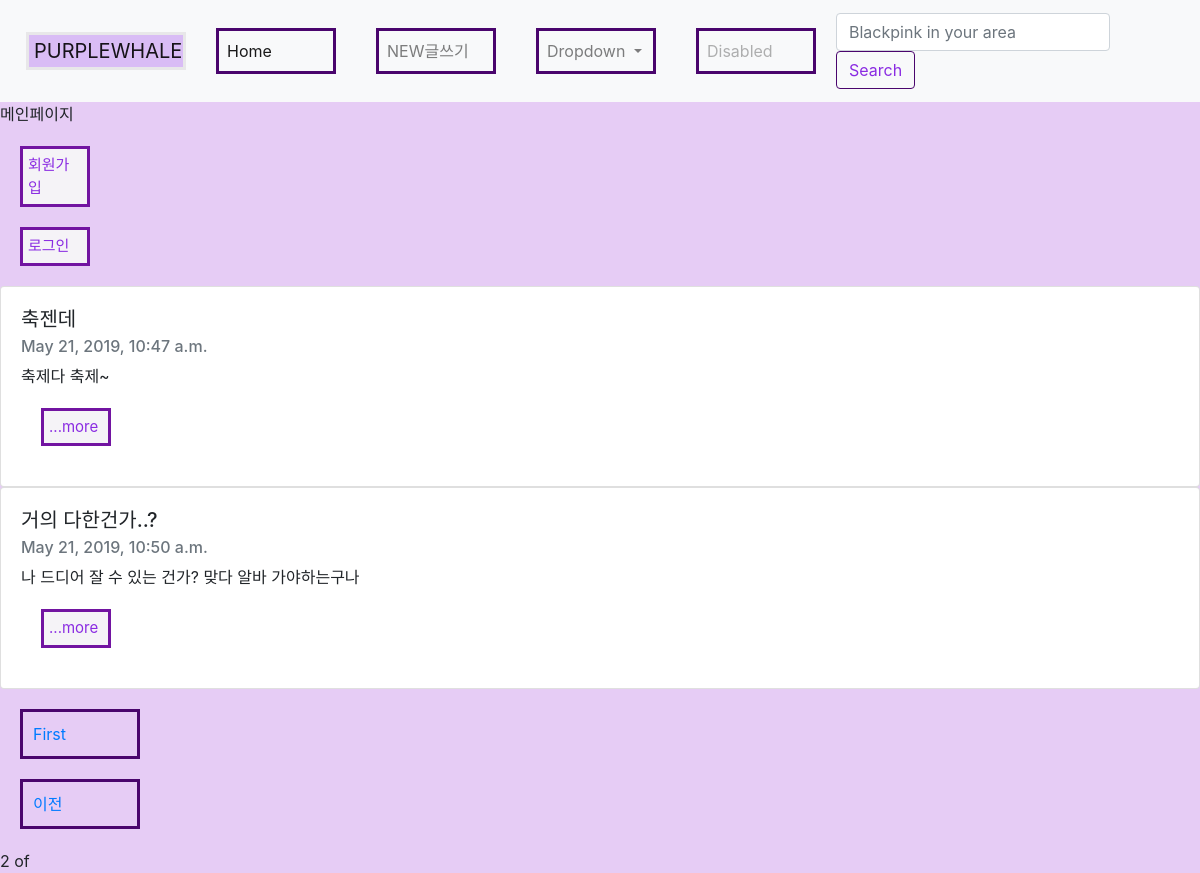
Page /?page=2 on the earlier database version.
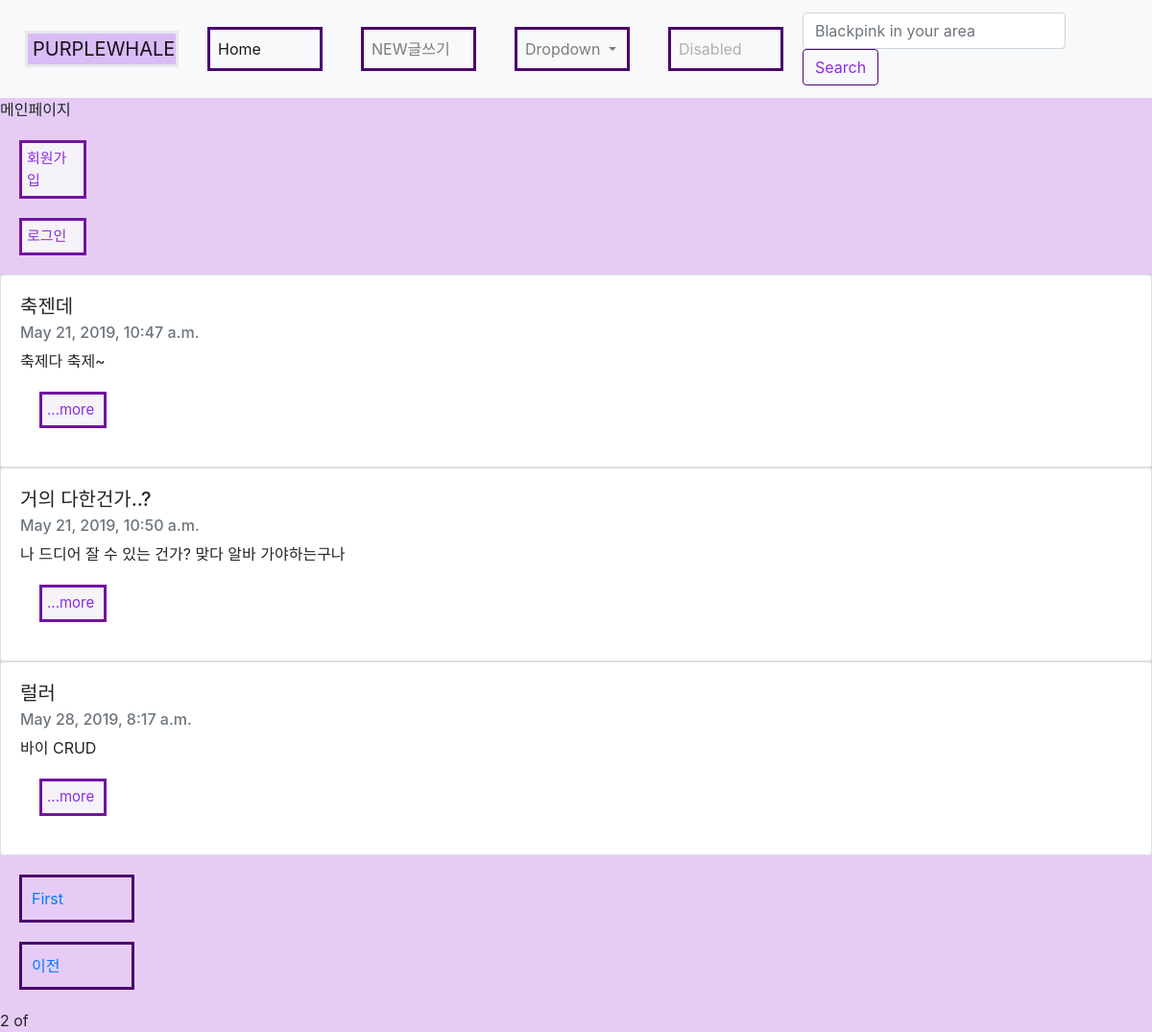
Same page on the later database version.
### blogapp/models.py (models this page shows, shortened)
class Blog(models.Model):
    title = models.CharField(max_length=200)
    pub_date = models.DateTimeField('date published')
    body = models.TextField()
    def summary(self):
        return self.body[:100]

### blogapp/views.py (the view)
# urls.py: 2. Add a URL to urlpatterns:  path('', views.home, name='home')
def home(request):
    blogs = Blog.objects
    blog_list = Blog.objects.all()
    paginator = Paginator(blog_list,3)
    page = request.GET.get('page')
    posts = paginator.get_page(page)
    return render(request, 'home.html', {'blogs':blogs, 'posts':posts})

### blogapp/templates/home.html (shortened to what this page needs)
<head>
    <link rel="stylesheet" href="https://stackpath.bootstrapcdn.com/bootstrap/4.3.1/css/bootstrap.min.css">
</head>
<body>
    <nav class="navbar navbar-expand-lg navbar-light bg-light">
        <a class="navbar-brand" href="#" id="active">PURPLEWHALE</a>
        <div class="collapse navbar-collapse" id="navbarSupportedContent">
        <ul class="navbar-nav mr-auto">
            <li class="nav-item active">
            <a class="nav-link" href="#">Home <span class="sr-only">(current)</span></a>
            </li>
            <li class="nav-item">
            <a class="nav-link" href="{% url 'new' %}">NEW글쓰기</a>
            </li>
            <li class="nav-item dropdown">
            <a class="nav-link dropdown-toggle" href="#" id="navbarDropdown" role="button" data-toggle="dropdown" aria-haspopup="true" aria-expanded="false">
                Dropdown
            </a>
            </li>
            <li class="nav-item">
            <a class="nav-link disabled" href="#" tabindex="-1" aria-disabled="true">Disabled</a>
            </li>
        </ul>
        <form class="form-inline my-2 my-lg-0">
            <input class="form-control mr-sm-2" type="search" placeholder="Blackpink in your area" aria-label="Search">
            <button class="btn btn-outline-success my-2 my-sm-0" type="submit" id="search">Search</button>
        </form>
        </div>
    </nav>
    메인페이지
    <a href="{% url 'signup' %}" id="sub">회원가입</a>
    <a href="{% url 'login' %}" id="sub">로그인</a>
{% for blog in posts %}
    <div class="card" id="eachcard">
            <div class="card-body">
            <h5 class="card-title">{{blog.title}}</h5>
            <h6 class="card-subtitle mb-2 text-muted">{{blog.pub_date}}</h6>
            <p class="card-text">{{blog.summary}} </p>
            <a href="{%url 'detail' blog.id%}" id="more">...more</a>
            </div>
    </div>
    {%endfor%}
    {%if posts.has_previous%}
    <a href="?page=1">First</a>
    <a href="?page={{posts.previous_page_number}}">이전</a>
    {%endif%}
    <span>{{posts.number}}</span>
    <span>of</span>
</body>

### blogapp/templates/home.html (style rules this page uses)
body { background-color: rgb(230, 204, 245); }
a { border:3px solid rgb(74, 5, 109); padding:10px; margin:20px; display:block; width:120px; }
#active { background-color: rgb(217, 188, 245); border:3px solid rgb(232, 231, 233); padding:1px; padding-left:5px; margin:10px; display:block; width:160px; }
#more, #sub { background-color: rgb(245, 243, 247); border:3px solid rgb(114, 20, 161); padding:5px; padding-left:5px; margin:20px; display:block; width:70px; color:blueviolet; font-size:15px; }
#search { border:1px solid rgb(74, 5, 109); color:blueviolet; }

Differences in the rows shown:
added Blog: title "럴러", pub_date "May 28, 2019, 8:17 a.m.", summary "바이 CRUD"
